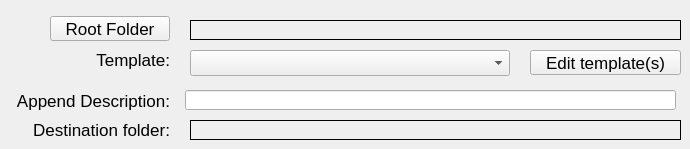
    <widget class="QWidget" name="primaryTab">
     <attribute name="title">
      <string>  Primary Location Parameters  </string>
     </attribute>
     <widget class="QLabel" name="destinationFolderLabel">
      <property name="geometry">
       <rect>
        <x>9</x>
        <y>120</y>
        <width>161</width>
        <height>20</height>
       </rect>
      </property>
      <property name="font">
       <font>
        <pointsize>13</pointsize>
       </font>
      </property>
      <property name="toolTip">
       <string/>
      </property>
      <property name="text">
       <string>Destination folder:</string>
      </property>
      <property name="alignment">
       <set>Qt::AlignRight|Qt::AlignTrailing|Qt::AlignVCenter</set>
      </property>
     </widget>
     <widget class="QLabel" name="folderLabel">
      <property name="geometry">
       <rect>
        <x>190</x>
        <y>120</y>
        <width>491</width>
        <height>20</height>
       </rect>
      </property>
      <property name="font">
       <font>
        <pointsize>13</pointsize>
       </font>
      </property>
      <property name="toolTip">
       <string/>
      </property>
      <property name="styleSheet">
       <string notr="true"/>
      </property>
      <property name="frameShape">
       <enum>QFrame::Box</enum>
      </property>
      <property name="text">
       <string/>
      </property>
     </widget>
     <widget class="QLabel" name="templateLabel1">
      <property name="geometry">
       <rect>
        <x>30</x>
        <y>50</y>
        <width>140</width>
        <height>20</height>
       </rect>
      </property>
      <property name="font">
       <font>
        <pointsize>13</pointsize>
       </font>
      </property>
      <property name="toolTip">
       <string/>
      </property>
      <property name="text">
       <string>Template:</string>
      </property>
      <property name="alignment">
       <set>Qt::AlignRight|Qt::AlignTrailing|Qt::AlignVCenter</set>
      </property>
     </widget>
     <widget class="QPushButton" name="selectRootFolderBtn">
      <property name="geometry">
       <rect>
        <x>50</x>
        <y>16</y>
        <width>120</width>
        <height>25</height>
       </rect>
      </property>
      <property name="font">
       <font>
        <pointsize>13</pointsize>
        <weight>50</weight>
        <bold>false</bold>
       </font>
      </property>
      <property name="toolTip">
       <string/>
      </property>
      <property name="text">
       <string>Root Folder</string>
      </property>
      <property name="autoDefault">
       <bool>false</bool>
      </property>
      <property name="default">
       <bool>false</bool>
      </property>
      <property name="flat">
       <bool>false</bool>
      </property>
     </widget>
     <widget class="QComboBox" name="pathTemplatesCB">
      <property name="geometry">
       <rect>
        <x>190</x>
        <y>50</y>
        <width>320</width>
        <height>26</height>
       </rect>
      </property>
      <property name="font">
       <font>
        <pointsize>13</pointsize>
       </font>
      </property>
      <property name="toolTip">
       <string/>
      </property>
      <property name="currentText">
       <string/>
      </property>
     </widget>
     <widget class="QLineEdit" name="descriptionLineEdit">
      <property name="geometry">
       <rect>
        <x>185</x>
        <y>90</y>
        <width>491</width>
        <height>20</height>
       </rect>
      </property>
      <property name="font">
       <font>
        <pointsize>13</pointsize>
       </font>
      </property>
      <property name="toolTip">
       <string/>
      </property>
     </widget>
     <widget class="QLabel" name="folderDescription">
      <property name="geometry">
       <rect>
        <x>-1</x>
        <y>91</y>
        <width>171</width>
        <height>20</height>
       </rect>
      </property>
      <property name="font">
       <font>
        <pointsize>13</pointsize>
       </font>
      </property>
      <property name="toolTip">
       <string/>
      </property>
      <property name="text">
       <string>Append Description:</string>
      </property>
      <property name="alignment">
       <set>Qt::AlignRight|Qt::AlignTrailing|Qt::AlignVCenter</set>
      </property>
     </widget>
     <widget class="QLabel" name="rootFolderLabel">
      <property name="geometry">
       <rect>
        <x>190</x>
        <y>20</y>
        <width>491</width>
        <height>20</height>
       </rect>
      </property>
      <property name="font">
       <font>
        <pointsize>13</pointsize>
       </font>
      </property>
      <property name="toolTip">
       <string/>
      </property>
      <property name="frameShape">
       <enum>QFrame::Box</enum>
      </property>
      <property name="text">
       <string/>
      </property>
     </widget>
     <widget class="QPushButton" name="pathTemplatesBtn">
      <property name="geometry">
       <rect>
        <x>530</x>
        <y>50</y>
        <width>151</width>
        <height>25</height>
       </rect>
      </property>
      <property name="font">
       <font>
        <pointsize>13</pointsize>
        <weight>50</weight>
        <bold>false</bold>
       </font>
      </property>
      <property name="toolTip">
       <string/>
      </property>
      <property name="toolTipDuration">
       <number>-3</number>
      </property>
      <property name="text">
       <string>Edit template(s)</string>
      </property>
      <property name="autoDefault">
       <bool>false</bool>
      </property>
      <property name="default">
       <bool>false</bool>
      </property>
      <property name="flat">
       <bool>false</bool>
      </property>
     </widget>
    </widget>
